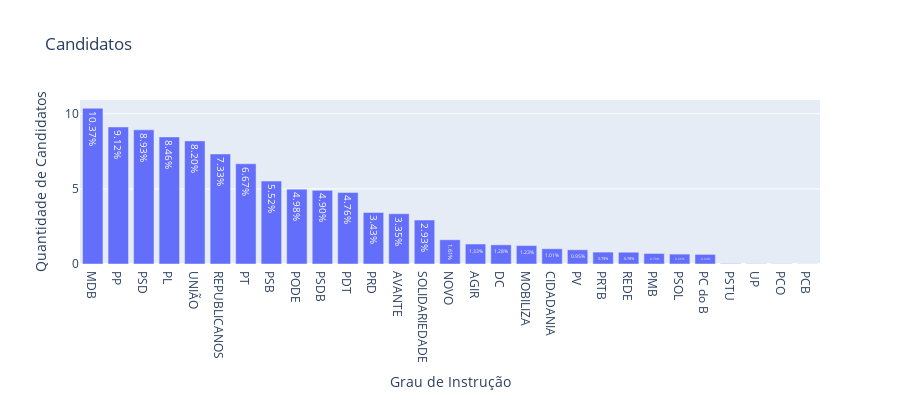

Notebook source saved alongside this figure:
### Code cell
data = dados_agg['SG_PARTIDO'].value_counts(normalize=True).reset_index()

data['proportion'] = data['proportion']*100

fig = px.bar(
    data, 
    x='SG_PARTIDO',  # Eixo X
    y='proportion',  # Eixo Y
    title='Candidatos'  # Título do gráfico
)

# Atualizar os títulos dos eixos
fig.update_layout(
    xaxis_title="Grau de Instrução",  # Título do eixo X
    yaxis_title="Quantidade de Candidatos",  # Título do eixo Y
    width=900, 
    height=400
)

# Mostrar os valores nas barras
fig.update_traces(texttemplate='%{y:.2f}%', textposition='inside')

fig.show()

### Figure 1 — Plotly figure (JSON) as saved in the notebook; plotly's stock layout.template omitted (floating-point values rounded to 4 significant figures)
{"data": [{"alignmentgroup": "True", "hovertemplate": "SG_PARTIDO=%{x}<br>proportion=%{y}<extra></extra>", "legendgroup": "", "marker": {"color": "#636efa", "pattern": {"shape": ""}}, "name": "", "offsetgroup": "", "orientation": "v", "showlegend": false, "textposition": "inside", "texttemplate": "%{y:.2f}%", "type": "bar", "x": ["MDB", "PP", "PSD", "PL", "UNIÃO", "REPUBLICANOS", "PT", "PSB", "PODE", "PSDB", "PDT", "PRD", "AVANTE", "SOLIDARIEDADE", "NOVO", "AGIR", "DC", "MOBILIZA", "CIDADANIA", "PV", "PRTB", "REDE", "PMB", "PSOL", "PC do B", "PSTU", "UP", "PCO", "PCB"], "xaxis": "x", "y": [10.37, 9.123, 8.929, 8.459, 8.196, 7.326, 6.673, 5.519, 4.983, 4.902, 4.758, 3.433, 3.346, 2.927, 1.612, 1.331, 1.275, 1.228, 1.015, 0.9479, 0.7924, 0.7843, 0.7006, 0.6599, 0.6413, 0.02913, 0.01592, 0.01457, 0.008131], "yaxis": "y"}], "layout": {"barmode": "relative", "height": 400, "legend": {"tracegroupgap": 0}, "title": {"text": "Candidatos"}, "width": 900, "xaxis": {"anchor": "y", "domain": [0, 1], "title": {"text": "Grau de Instrução"}}, "yaxis": {"anchor": "x", "domain": [0, 1], "title": {"text": "Quantidade de Candidatos"}}}}
